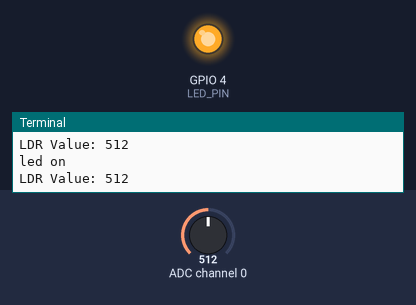
This program was run on a simulated Raspberry Pi (BCM pin numbers). Shown: output pins drawn as LEDs (lit = HIGH), the last lines printed to the terminal. The inputs (shaded band) are chosen by the test bench; at power-on: ADC channel 0 = 512 (analog values on the 0–1023 scale).

Above: at 1.2 s.
1.3 s: ADC channel 0 set to 588
3.7 s: ADC channel 0 set to 610
At 5.7 s:
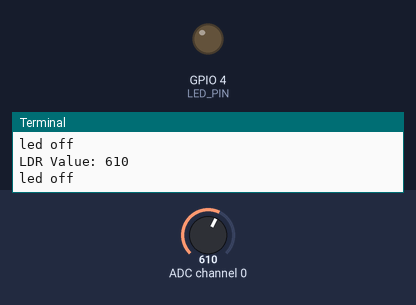
7.0 s: ADC channel 0 set to 590
At 8.0 s:
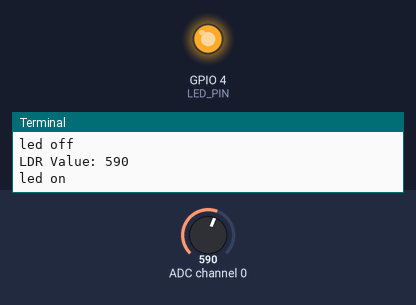
9.0 s: ADC channel 0 set to 716
At 10.8 s:
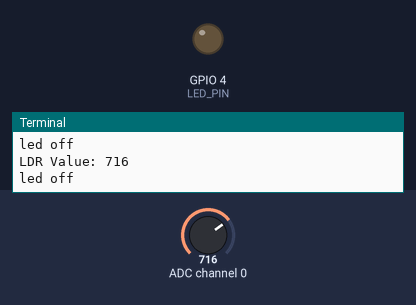
Timing chart, 0 to 12.0 s (numbered marks = the images above; inputs shaded):
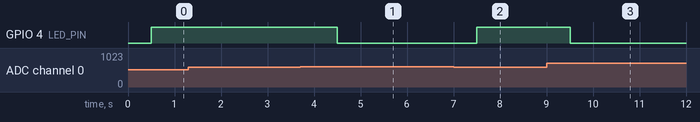

The program:

LDR_task.py
```python
import spidev
import time
import RPi.GPIO as GPIO
import time

LED_PIN = 4
GPIO.setmode(GPIO.BCM)
GPIO.setup(LED_PIN, GPIO.OUT)

# SPI 인스턴스 생성
spi = spidev.SpiDev()

# SPI 통신 시작
spi.open(0, 0) # bus: 0, dev: 0

# SPI 최대 통신 속도
spi.max_speed_hz = 100000

# analog -> digital 변환 (ADC사용-10bit,8channal)
def analog_read(channel):
    # [byte_1, byte_2, byte_3]
    # byte_1 : 1
    # byte_2 : channel(0) + 8 : 0000 1000 -> 1000 0000
    # byte_3 : 0
    ret = spi.xfer2([1, (8 + channel) << 4,0])
    adc_out = ((ret[1] & 3) << 8) + ret[2]
    return adc_out

try:
    while True:
        ldr_value = analog_read(0) # 0번 채널에서 읽어온 spi 데이터 (0 ~1023)
        print("LDR Value: %d" % ldr_value)
        time.sleep(0.5)
        if(ldr_value < 600):
            GPIO.output(LED_PIN, GPIO.HIGH)
            print("led on")
            time.sleep(0.5)
        elif(ldr_value >= 600):
            GPIO.output(LED_PIN, GPIO.LOW)
            print("led off")
            time.sleep(0.5)
finally:
    spi.close()
```

Measured:
- the behaviour switches between 599 and 600 on ADC channel 0 (found by bisection; images 0 and 1)
- after the input at 3.7 s, GPIO 4 (LED_PIN): HIGH → LOW after 0.80 s
- after the input at 7.0 s, GPIO 4 (LED_PIN): LOW → HIGH after 0.51 s
- after the input at 9.0 s, GPIO 4 (LED_PIN): HIGH → LOW after 0.51 s
